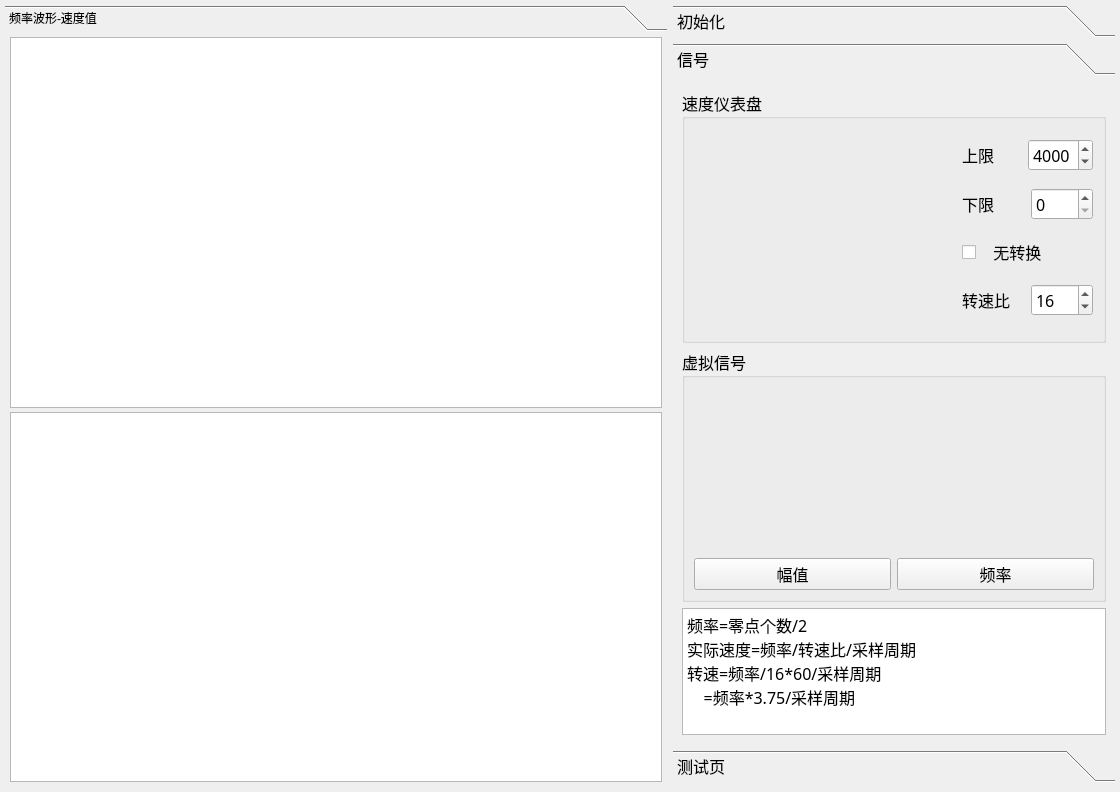
<?xml version="1.0" encoding="UTF-8"?>
<ui version="4.0">
 <class>DllRead</class>
 <widget class="QMainWindow" name="DllRead">
  <property name="geometry">
   <rect>
    <x>0</x>
    <y>0</y>
    <width>1120</width>
    <height>792</height>
   </rect>
  </property>
  <property name="windowTitle">
   <string>DllRead</string>
  </property>
  <property name="styleSheet">
   <string notr="true"/>
  </property>
  <widget class="QWidget" name="centralwidget">
   <layout class="QHBoxLayout" name="horizontalLayout_2" stretch="3,2">
    <property name="leftMargin">
     <number>5</number>
    </property>
    <property name="topMargin">
     <number>5</number>
    </property>
    <property name="rightMargin">
     <number>5</number>
    </property>
    <property name="bottomMargin">
     <number>10</number>
    </property>
    <item>
     <widget class="QToolBox" name="toolBox_2">
      <property name="styleSheet">
       <string notr="true">font: 12pt &quot;3ds&quot;;</string>
      </property>
      <property name="currentIndex">
       <number>0</number>
      </property>
      <widget class="QWidget" name="page">
       <property name="geometry">
        <rect>
         <x>0</x>
         <y>0</y>
         <width>662</width>
         <height>740</height>
        </rect>
       </property>
       <attribute name="label">
        <string>频率波形-速度值</string>
       </attribute>
       <layout class="QGridLayout" name="gridLayout">
        <property name="leftMargin">
         <number>5</number>
        </property>
        <property name="topMargin">
         <number>0</number>
        </property>
        <property name="rightMargin">
         <number>5</number>
        </property>
        <property name="bottomMargin">
         <number>0</number>
        </property>
        <property name="spacing">
         <number>5</number>
        </property>
        <item row="0" column="0">
         <layout class="QVBoxLayout" name="verticalLayout">
          <property name="spacing">
           <number>4</number>
          </property>
          <item>
           <widget class="QChartView" name="WavechartView">
            <property name="contextMenuPolicy">
             <enum>Qt::ActionsContextMenu</enum>
            </property>
           </widget>
          </item>
          <item>
           <widget class="QChartView" name="SpeedchartView">
            <property name="contextMenuPolicy">
             <enum>Qt::ActionsContextMenu</enum>
            </property>
           </widget>
          </item>
         </layout>
        </item>
       </layout>
      </widget>
     </widget>
    </item>
    <item>
     <widget class="QToolBox" name="toolBox">
      <property name="font">
       <font>
        <family>3ds</family>
        <pointsize>12</pointsize>
        <weight>50</weight>
        <italic>false</italic>
        <bold>false</bold>
       </font>
      </property>
      <property name="styleSheet">
       <string notr="true">font: 12pt &quot;3ds&quot;;</string>
      </property>
      <property name="currentIndex">
       <number>1</number>
      </property>
      <widget class="QWidget" name="page">
       <property name="geometry">
        <rect>
         <x>0</x>
         <y>0</y>
         <width>442</width>
         <height>666</height>
        </rect>
       </property>
       <attribute name="label">
        <string>初始化</string>
       </attribute>
       <layout class="QVBoxLayout" name="verticalLayout_9">
        <item>
         <widget class="QScrollArea" name="scrollArea">
          <property name="widgetResizable">
           <bool>true</bool>
          </property>
          <widget class="QWidget" name="scrollAreaWidgetContents">
           <property name="geometry">
            <rect>
             <x>0</x>
             <y>0</y>
             <width>401</width>
             <height>900</height>
            </rect>
           </property>
           <property name="minimumSize">
            <size>
             <width>0</width>
             <height>900</height>
            </size>
           </property>
           <layout class="QVBoxLayout" name="verticalLayout_10">
            <item>
             <widget class="QGroupBox" name="groupBox_3">
              <property name="title">
               <string>初始化</string>
              </property>
              <layout class="QVBoxLayout" name="verticalLayout_4">
               <item>
                <layout class="QHBoxLayout" name="horizontalLayout_4" stretch="1,1">
                 <property name="spacing">
                  <number>10</number>
                 </property>
                 <item>
                  <widget class="QLabel" name="label_2">
                   <property name="text">
                    <string>采样频率</string>
                   </property>
                   <property name="alignment">
                    <set>Qt::AlignCenter</set>
                   </property>
                  </widget>
                 </item>
                 <item>
                  <widget class="QSpinBox" name="freq">
                   <property name="maximum">
                    <number>10000</number>
                   </property>
                   <property name="value">
                    <number>4000</number>
                   </property>
                  </widget>
                 </item>
                </layout>
               </item>
               <item>
                <layout class="QHBoxLayout" name="horizontalLayout_3" stretch="1,1">
                 <property name="spacing">
                  <number>10</number>
                 </property>
                 <item>
                  <widget class="QLabel" name="label">
                   <property name="text">
                    <string>采样数</string>
                   </property>
                   <property name="alignment">
                    <set>Qt::AlignCenter</set>
                   </property>
                  </widget>
                 </item>
                 <item>
                  <widget class="QSpinBox" name="freqn">
                   <property name="maximum">
                    <number>10000</number>
                   </property>
                   <property name="value">
                    <number>1000</number>
                   </property>
                  </widget>
                 </item>
                </layout>
               </item>
               <item>
                <layout class="QHBoxLayout" name="horizontalLayout_11">
                 <item>
                  <widget class="QLabel" name="label_7">
                   <property name="frameShape">
                    <enum>QFrame::NoFrame</enum>
                   </property>
                   <property name="text">
                    <string>通道</string>
                   </property>
                   <property name="alignment">
                    <set>Qt::AlignCenter</set>
                   </property>
                  </widget>
                 </item>
                 <item>
                  <widget class="QSpinBox" name="channel">
                   <property name="minimum">
                    <number>1</number>
                   </property>
                   <property name="maximum">
                    <number>8</number>
                   </property>
                   <property name="value">
                    <number>5</number>
                   </property>
                  </widget>
                 </item>
                </layout>
               </item>
              </layout>
             </widget>
            </item>
            <item>
             <widget class="QGroupBox" name="groupBox_7">
              <property name="title">
               <string>采集卡测试</string>
              </property>
              <layout class="QVBoxLayout" name="verticalLayout_8">
               <item>
                <layout class="QHBoxLayout" name="horizontalLayout" stretch="1,1">
                 <item>
                  <widget class="QPushButton" name="TestButton">
                   <property name="text">
                    <string>句柄测试</string>
                   </property>
                  </widget>
                 </item>
                 <item>
                  <widget class="QLineEdit" name="state"/>
                 </item>
                </layout>
               </item>
               <item>
                <layout class="QHBoxLayout" name="horizontalLayout_12" stretch="1,1">
                 <item>
                  <widget class="QPushButton" name="cardset">
                   <property name="text">
                    <string>采集卡参数设置</string>
                   </property>
                  </widget>
                 </item>
                 <item>
                  <widget class="QLineEdit" name="cardsettips"/>
                 </item>
                </layout>
               </item>
               <item>
                <layout class="QHBoxLayout" name="horizontalLayout_13" stretch="1,1">
                 <item>
                  <widget class="QPushButton" name="cardquit">
                   <property name="text">
                    <string>退出采集卡</string>
                   </property>
                  </widget>
                 </item>
                 <item>
                  <widget class="QLineEdit" name="cardquittips"/>
                 </item>
                </layout>
               </item>
              </layout>
             </widget>
            </item>
            <item>
             <widget class="QGroupBox" name="groupBox_4">
              <property name="title">
               <string>信号选择</string>
              </property>
              <layout class="QVBoxLayout" name="verticalLayout_7" stretch="2">
               <item>
                <layout class="QGridLayout" name="gridLayout_2">
                 <property name="spacing">
                  <number>10</number>
                 </property>
                 <item row="0" column="0">
                  <widget class="QRadioButton" name="physics">
                   <property name="text">
                    <string>采集卡</string>
                   </property>
                  </widget>
                 </item>
                 <item row="0" column="1">
                  <widget class="QRadioButton" name="square">
                   <property name="text">
                    <string>方波</string>
                   </property>
                   <property name="checked">
                    <bool>true</bool>
                   </property>
                  </widget>
                 </item>
                 <item row="1" column="0">
                  <widget class="QRadioButton" name="sin">
                   <property name="text">
                    <string>正弦波</string>
                   </property>
                  </widget>
                 </item>
                 <item row="1" column="1">
                  <widget class="QRadioButton" name="saw">
                   <property name="text">
                    <string>三角波</string>
                   </property>
                  </widget>
                 </item>
                </layout>
               </item>
              </layout>
             </widget>
            </item>
            <item>
             <widget class="QGroupBox" name="groupBox">
              <property name="title">
               <string>图形绘制</string>
              </property>
              <layout class="QVBoxLayout" name="verticalLayout_2" stretch="1,1">
               <property name="spacing">
                <number>15</number>
               </property>
               <item>
                <layout class="QHBoxLayout" name="horizontalLayout_7" stretch="1,1">
                 <property name="spacing">
                  <number>10</number>
                 </property>
                 <item>
                  <widget class="QLabel" name="label_5">
                   <property name="text">
                    <string>刷新图形</string>
                   </property>
                   <property name="alignment">
                    <set>Qt::AlignCenter</set>
                   </property>
                  </widget>
                 </item>
                 <item>
                  <widget class="QDoubleSpinBox" name="timeperiod">
                   <property name="decimals">
                    <number>1</number>
                   </property>
                   <property name="maximum">
                    <double>20.000000000000000</double>
                   </property>
                   <property name="singleStep">
                    <double>0.100000000000000</double>
                   </property>
                   <property name="value">
                    <double>1.000000000000000</double>
                   </property>
                  </widget>
                 </item>
                </layout>
               </item>
               <item>
                <layout class="QHBoxLayout" name="horizontalLayout_5">
                 <property name="spacing">
                  <number>10</number>
                 </property>
                 <item>
                  <widget class="QPushButton" name="StartAcquire">
                   <property name="text">
                    <string>开始采集</string>
                   </property>
                  </widget>
                 </item>
                 <item>
                  <widget class="QPushButton" name="StopAcquire">
                   <property name="text">
                    <string>停止采集</string>
                   </property>
                  </widget>
                 </item>
                </layout>
               </item>
              </layout>
             </widget>
            </item>
            <item>
             <widget class="QGroupBox" name="groupBox_2">
              <property name="title">
               <string>状态提示</string>
              </property>
              <layout class="QHBoxLayout" name="horizontalLayout_14">
               <item>
                <widget class="QLineEdit" name="tips">
                 <property name="sizePolicy">
                  <sizepolicy hsizetype="Expanding" vsizetype="Expanding">
                   <horstretch>0</horstretch>
                   <verstretch>0</verstretch>
                  </sizepolicy>
                 </property>
                </widget>
               </item>
              </layout>
             </widget>
            </item>
           </layout>
          </widget>
         </widget>
        </item>
       </layout>
      </widget>
      <widget class="QWidget" name="page_2">
       <property name="geometry">
        <rect>
         <x>0</x>
         <y>0</y>
         <width>442</width>
         <height>666</height>
        </rect>
       </property>
       <attribute name="label">
        <string>信号</string>
       </attribute>
       <layout class="QVBoxLayout" name="verticalLayout_3" stretch="2,2,1">
        <item>
         <widget class="QGroupBox" name="groupBox_5">
          <property name="title">
           <string>速度仪表盘</string>
          </property>
          <layout class="QGridLayout" name="gridLayout_3" rowstretch="1,1,1,1" columnstretch="2,1">
           <property name="leftMargin">
            <number>10</number>
           </property>
           <property name="rightMargin">
            <number>10</number>
           </property>
           <item row="0" column="1">
            <layout class="QHBoxLayout" name="horizontalLayout_8">
             <item>
              <widget class="QLabel" name="label_3">
               <property name="text">
                <string>上限</string>
               </property>
              </widget>
             </item>
             <item>
              <widget class="QSpinBox" name="upper">
               <property name="maximum">
                <number>5000</number>
               </property>
               <property name="singleStep">
                <number>5</number>
               </property>
               <property name="value">
                <number>4000</number>
               </property>
              </widget>
             </item>
            </layout>
           </item>
           <item row="0" column="0" rowspan="4">
            <widget class="QtRoundProgressBar" name="speedpanel" native="true">
             <property name="styleSheet">
              <string notr="true">background-color: rgba(255, 255, 255,0);</string>
             </property>
            </widget>
           </item>
           <item row="1" column="1">
            <layout class="QHBoxLayout" name="horizontalLayout_9">
             <item>
              <widget class="QLabel" name="label_4">
               <property name="text">
                <string>下限</string>
               </property>
              </widget>
             </item>
             <item>
              <widget class="QSpinBox" name="lower">
               <property name="maximum">
                <number>100</number>
               </property>
               <property name="singleStep">
                <number>5</number>
               </property>
              </widget>
             </item>
            </layout>
           </item>
           <item row="3" column="1">
            <layout class="QHBoxLayout" name="horizontalLayout_10">
             <item>
              <widget class="QLabel" name="label_6">
               <property name="text">
                <string>转速比</string>
               </property>
              </widget>
             </item>
             <item>
              <widget class="QSpinBox" name="ratio">
               <property name="minimum">
                <number>1</number>
               </property>
               <property name="value">
                <number>16</number>
               </property>
              </widget>
             </item>
            </layout>
           </item>
           <item row="2" column="1">
            <widget class="QCheckBox" name="noTrans">
             <property name="text">
              <string>   无转换</string>
             </property>
             <property name="tristate">
              <bool>false</bool>
             </property>
            </widget>
           </item>
          </layout>
         </widget>
        </item>
        <item>
         <widget class="QGroupBox" name="groupBox_6">
          <property name="title">
           <string>虚拟信号</string>
          </property>
          <layout class="QHBoxLayout" name="horizontalLayout_6">
           <item>
            <layout class="QVBoxLayout" name="verticalLayout_5">
             <item>
              <widget class="QtGaugeProgress" name="ampslide" native="true"/>
             </item>
             <item>
              <widget class="QPushButton" name="pushButton">
               <property name="text">
                <string>幅值</string>
               </property>
              </widget>
             </item>
            </layout>
           </item>
           <item>
            <layout class="QVBoxLayout" name="verticalLayout_6">
             <item>
              <widget class="QtGaugeProgress" name="freqslide" native="true"/>
             </item>
             <item>
              <widget class="QPushButton" name="pushButton_2">
               <property name="text">
                <string>频率</string>
               </property>
              </widget>
             </item>
            </layout>
           </item>
          </layout>
         </widget>
        </item>
        <item>
         <widget class="QTextEdit" name="textEdit">
          <property name="html">
           <string>&lt;!DOCTYPE HTML PUBLIC &quot;-//W3C//DTD HTML 4.0//EN&quot; &quot;http://www.w3.org/TR/REC-html40/strict.dtd&quot;&gt;
&lt;html&gt;&lt;head&gt;&lt;meta name=&quot;qrichtext&quot; content=&quot;1&quot; /&gt;&lt;style type=&quot;text/css&quot;&gt;
p, li { white-space: pre-wrap; }
&lt;/style&gt;&lt;/head&gt;&lt;body style=&quot; font-family:'3ds'; font-size:12pt; font-weight:400; font-style:normal;&quot;&gt;
&lt;p style=&quot; margin-top:0px; margin-bottom:0px; margin-left:0px; margin-right:0px; -qt-block-indent:0; text-indent:0px;&quot;&gt;&lt;span style=&quot; font-family:'SimSun';&quot;&gt;频率=零点个数/2&lt;/span&gt;&lt;/p&gt;
&lt;p style=&quot; margin-top:0px; margin-bottom:0px; margin-left:0px; margin-right:0px; -qt-block-indent:0; text-indent:0px;&quot;&gt;&lt;span style=&quot; font-family:'SimSun';&quot;&gt;实际速度=频率/转速比/采样周期&lt;/span&gt;&lt;/p&gt;
&lt;p style=&quot; margin-top:0px; margin-bottom:0px; margin-left:0px; margin-right:0px; -qt-block-indent:0; text-indent:0px;&quot;&gt;&lt;span style=&quot; font-family:'SimSun';&quot;&gt;转速=频率/16*60/采样周期&lt;/span&gt;&lt;/p&gt;
&lt;p style=&quot; margin-top:0px; margin-bottom:0px; margin-left:0px; margin-right:0px; -qt-block-indent:0; text-indent:0px;&quot;&gt;&lt;span style=&quot; font-family:'SimSun';&quot;&gt;    =频率*3.75/采样周期&lt;/span&gt;&lt;/p&gt;&lt;/body&gt;&lt;/html&gt;</string>
          </property>
         </widget>
        </item>
       </layout>
      </widget>
      <widget class="QWidget" name="page_3">
       <property name="geometry">
        <rect>
         <x>0</x>
         <y>0</y>
         <width>442</width>
         <height>666</height>
        </rect>
       </property>
       <attribute name="label">
        <string>测试页</string>
       </attribute>
       <widget class="QPushButton" name="convert">
        <property name="geometry">
         <rect>
          <x>40</x>
          <y>50</y>
          <width>93</width>
          <height>28</height>
         </rect>
        </property>
        <property name="text">
         <string>转换</string>
        </property>
       </widget>
      </widget>
     </widget>
    </item>
   </layout>
  </widget>
  <action name="waveconfig">
   <property name="icon">
    <iconset>
     <normaloff>../../icon/设 置.png</normaloff>../../icon/设 置.png</iconset>
   </property>
   <property name="text">
    <string>打开设置面板</string>
   </property>
  </action>
  <action name="speedconfig">
   <property name="icon">
    <iconset>
     <normaloff>../../icon/设 置.png</normaloff>../../icon/设 置.png</iconset>
   </property>
   <property name="text">
    <string>打开设置面板</string>
   </property>
  </action>
 </widget>
 <customwidgets>
  <customwidget>
   <class>QChartView</class>
   <extends>QGraphicsView</extends>
   <header location="global">qchartview.h</header>
  </customwidget>
  <customwidget>
   <class>QtGaugeProgress</class>
   <extends>QWidget</extends>
   <header>QtGaugeProgress.h</header>
   <container>1</container>
  </customwidget>
  <customwidget>
   <class>QtRoundProgressBar</class>
   <extends>QWidget</extends>
   <header>QtRoundProgressBar.h</header>
   <container>1</container>
  </customwidget>
 </customwidgets>
 <resources/>
 <connections/>
</ui>
